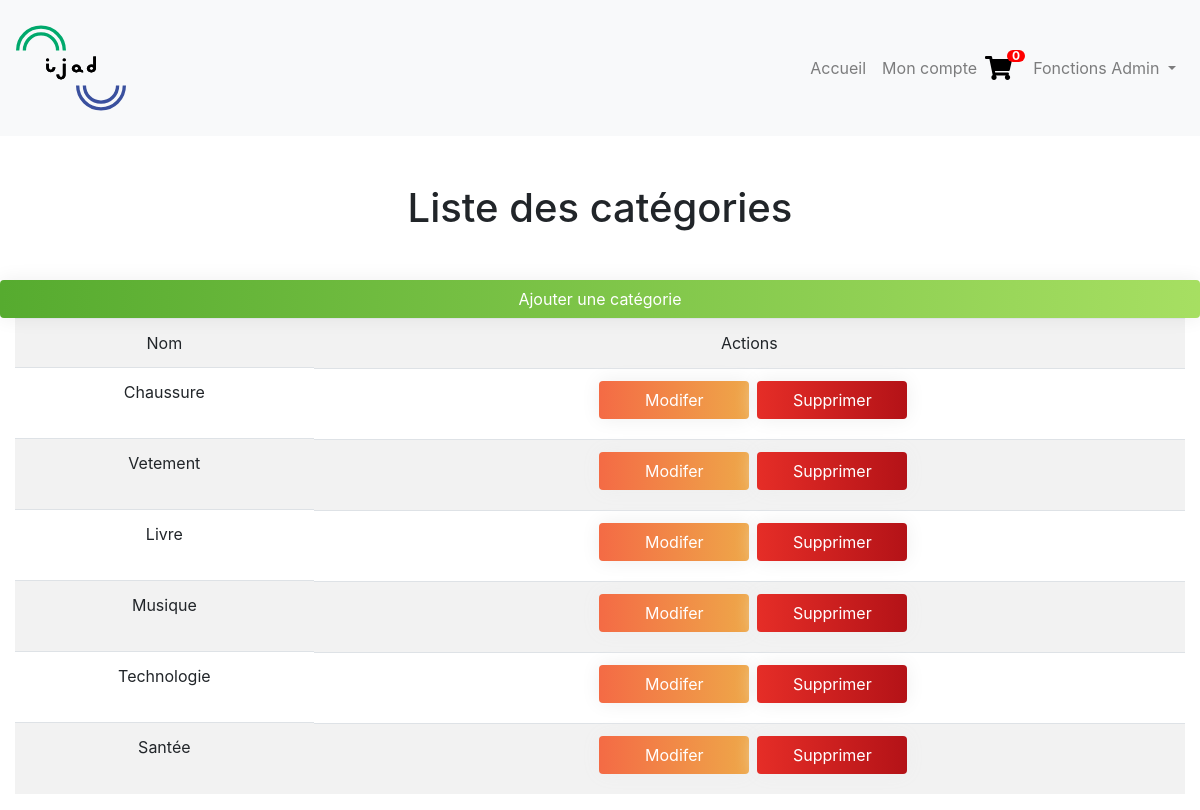
/index.php?action=categoriesAdmin (signed in), run on the app's committed database.
### tables this page shows
CREATE TABLE `categories` (
  `id` int(11) NOT NULL,
  `name` char(50) NOT NULL DEFAULT 'divers'
);

### model/category.php (called while the page is built, shortened)
<?php
    function getCategories (){
        try{
            $bdd = dbConnect();
            $sqlReq = "SELECT * FROM categories;";
            $req = $bdd -> query ($sqlReq);
            $req -> execute();
            $rep = $req -> fetchAll();
            if ($rep){
                return $rep;
            }
            else {
                throw new Exception("Aucun resultat", 1);
            }
        }
        catch (Exception $ex){
            echo $ex->getMessage() . ' ' . $ex -> getLine() . ' ' . $ex->getFile();
        }
    }
?>

### view/category/showCategoriesAdminView.php (the view, shortened to what this page needs)
<h1 class = "text-center my-5">Liste des catégories</h1>
<a href="index.php?action=addCategory">
    <button class="btn btn-block btn-validate"> Ajouter une catégorie </button>
</a>
<div class="container-fluid  table-responsive">
    <table class = "table text-center table-striped">
        <tr>
            <td>Nom</td>
            <td>Actions</td>
        </tr>
        <?php foreach ($categories as $category){ ?>
            <tr>
                <td><?=$category['name']?></td>
                <td class = "d-flex justify-content-center">
                <a class = "mx-2" href="index.php?action=updateCategory&amp;id=<?=$category['id']?>">
                        <button class="btn btn-update">Modifer</button>
                    </a>
                <a href="index.php?action=deleteCategory&amp;id=<?=$category['id']?>">
                    <button class="btn btn-delete">Supprimer</button>
                </a>
                </td>
            </tr>
        <?php } ?>
    </table>
</div>
<?php
require_once 'view/template.php';
?>

### public/buttons.css (style rules this page uses)
.btn-delete { background-image: linear-gradient(to right, #e52d27 0%, #b31217 51%, #e52d27 100%); }
.btn-update { background-image: linear-gradient(to right, #f46b45 0%, #eea849 51%, #f46b45 100%); }
.btn-validate { background-image: linear-gradient(to right, #56ab2f 0%, #a8e063 51%, #56ab2f 100%); }
.btn { transition: 0.5s; background-size: 200% auto; color: white; box-shadow: 0 0 20px #eee; }
.btn-block { width: 100%; }
td .btn { display: block; margin-bottom: 0.5em; width: 150px; }
td a { text-decoration: none !important; }

### data on the page
categories: name "Chaussure"
categories: name "Vetement"
categories: name "Livre"
categories: name "Musique"
categories: name "Technologie"
categories: name "Santée"

### other printed values
$cartNumber "0"
